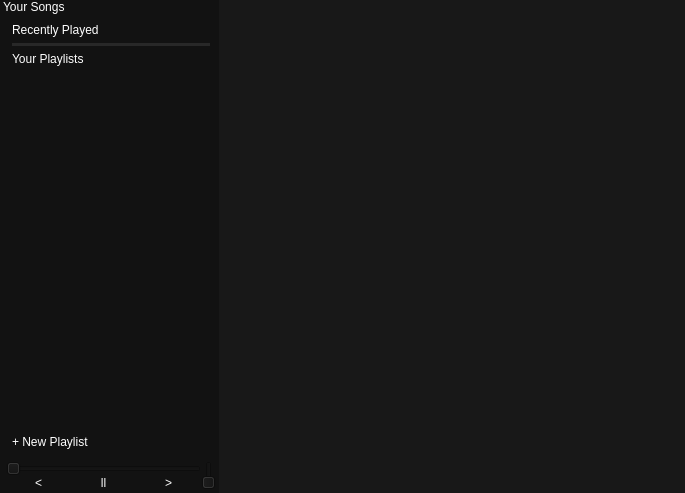
<?xml version="1.0" encoding="UTF-8"?>
<ui version="4.0">
 <class>MainWindow</class>
 <widget class="QMainWindow" name="MainWindow">
  <property name="geometry">
   <rect>
    <x>0</x>
    <y>0</y>
    <width>685</width>
    <height>493</height>
   </rect>
  </property>
  <property name="windowTitle">
   <string>MainWindow</string>
  </property>
  <property name="styleSheet">
   <string notr="true">background-color: #121212;
color: #ffffff;</string>
  </property>
  <property name="iconSize">
   <size>
    <width>24</width>
    <height>24</height>
   </size>
  </property>
  <widget class="QWidget" name="centralwidget">
   <layout class="QGridLayout" name="gridLayout_2">
    <property name="leftMargin">
     <number>3</number>
    </property>
    <property name="topMargin">
     <number>0</number>
    </property>
    <property name="rightMargin">
     <number>0</number>
    </property>
    <property name="bottomMargin">
     <number>0</number>
    </property>
    <property name="spacing">
     <number>0</number>
    </property>
    <item row="0" column="0">
     <widget class="QLabel" name="your_songs">
      <property name="text">
       <string>Your Songs</string>
      </property>
     </widget>
    </item>
    <item row="1" column="0">
     <widget class="QScrollArea" name="sidebar">
      <property name="minimumSize">
       <size>
        <width>163</width>
        <height>0</height>
       </size>
      </property>
      <property name="maximumSize">
       <size>
        <width>216</width>
        <height>16777215</height>
       </size>
      </property>
      <property name="styleSheet">
       <string notr="true">border: 1px transparent solid;</string>
      </property>
      <property name="frameShape">
       <enum>QFrame::NoFrame</enum>
      </property>
      <property name="frameShadow">
       <enum>QFrame::Plain</enum>
      </property>
      <property name="widgetResizable">
       <bool>true</bool>
      </property>
      <widget class="QWidget" name="scrollAreaWidgetContents">
       <property name="geometry">
        <rect>
         <x>0</x>
         <y>0</y>
         <width>216</width>
         <height>433</height>
        </rect>
       </property>
       <layout class="QVBoxLayout" name="verticalLayout">
        <item>
         <widget class="QLabel" name="label">
          <property name="text">
           <string>Recently Played</string>
          </property>
         </widget>
        </item>
        <item>
         <widget class="Line" name="line">
          <property name="styleSheet">
           <string notr="true">background-color: #282828;</string>
          </property>
          <property name="frameShadow">
           <enum>QFrame::Plain</enum>
          </property>
          <property name="orientation">
           <enum>Qt::Horizontal</enum>
          </property>
         </widget>
        </item>
        <item>
         <widget class="QLabel" name="label_2">
          <property name="text">
           <string>Your Playlists</string>
          </property>
         </widget>
        </item>
        <item>
         <spacer name="verticalSpacer">
          <property name="orientation">
           <enum>Qt::Vertical</enum>
          </property>
          <property name="sizeHint" stdset="0">
           <size>
            <width>20</width>
            <height>40</height>
           </size>
          </property>
         </spacer>
        </item>
        <item>
         <widget class="QLabel" name="label_3">
          <property name="text">
           <string>+ New Playlist</string>
          </property>
         </widget>
        </item>
       </layout>
      </widget>
     </widget>
    </item>
    <item row="2" column="0">
     <layout class="QGridLayout" name="gridLayout">
      <property name="margin">
       <number>3</number>
      </property>
      <item row="2" column="1">
       <widget class="QPushButton" name="pushButton_2">
        <property name="styleSheet">
         <string notr="true">border: transparent solid;</string>
        </property>
        <property name="text">
         <string>ll</string>
        </property>
       </widget>
      </item>
      <item row="2" column="0">
       <widget class="QPushButton" name="pushButton_3">
        <property name="styleSheet">
         <string notr="true">border: transparent solid;</string>
        </property>
        <property name="text">
         <string>&lt;</string>
        </property>
       </widget>
      </item>
      <item row="2" column="2">
       <widget class="QPushButton" name="pushButton">
        <property name="styleSheet">
         <string notr="true">border: transparent solid;</string>
        </property>
        <property name="text">
         <string>&gt;</string>
        </property>
       </widget>
      </item>
      <item row="1" column="0" colspan="3">
       <widget class="QSlider" name="horizontalSlider">
        <property name="styleSheet">
         <string notr="true">border: transparent solid;</string>
        </property>
        <property name="orientation">
         <enum>Qt::Horizontal</enum>
        </property>
       </widget>
      </item>
      <item row="1" column="3" rowspan="2">
       <widget class="QSlider" name="verticalSlider">
        <property name="styleSheet">
         <string notr="true">border: transparent solid;</string>
        </property>
        <property name="orientation">
         <enum>Qt::Vertical</enum>
        </property>
       </widget>
      </item>
     </layout>
    </item>
    <item row="0" column="2" rowspan="3">
     <widget class="QTextEdit" name="tab_area">
      <property name="styleSheet">
       <string notr="true">background-color: #181818;
color: #fefefe;
border: 1px transparent solid;</string>
      </property>
      <property name="frameShadow">
       <enum>QFrame::Plain</enum>
      </property>
      <property name="readOnly">
       <bool>true</bool>
      </property>
     </widget>
    </item>
   </layout>
  </widget>
 </widget>
 <resources/>
 <connections/>
</ui>
